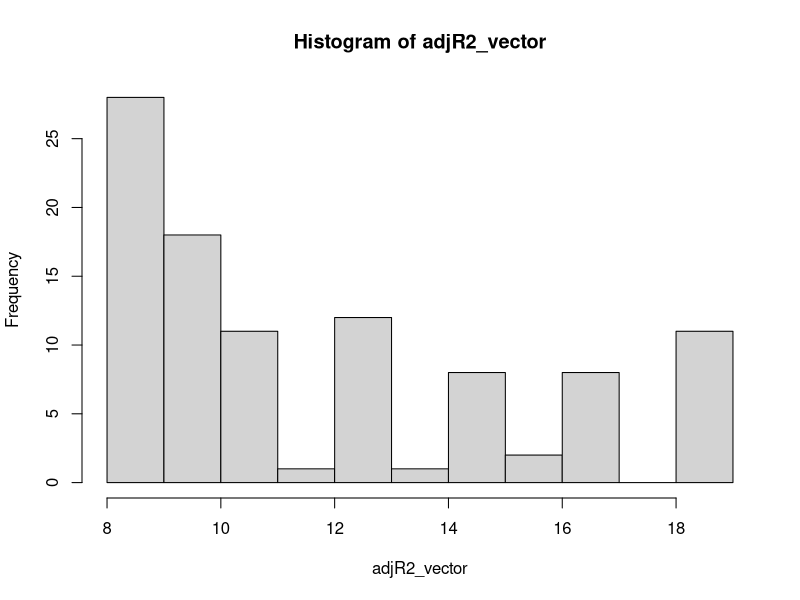
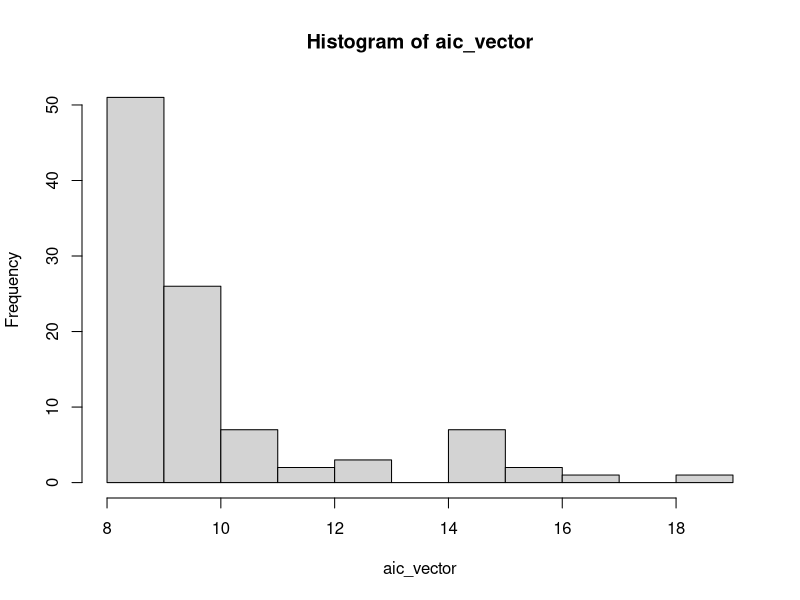
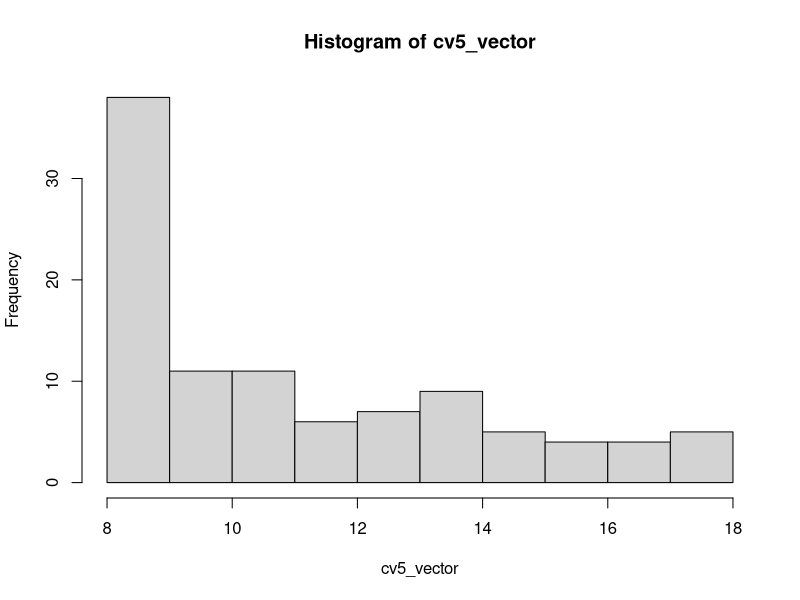
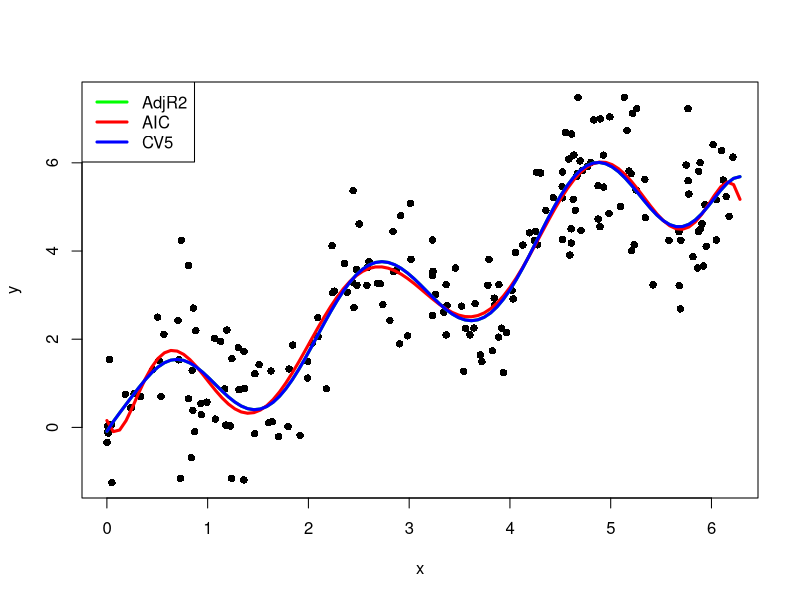
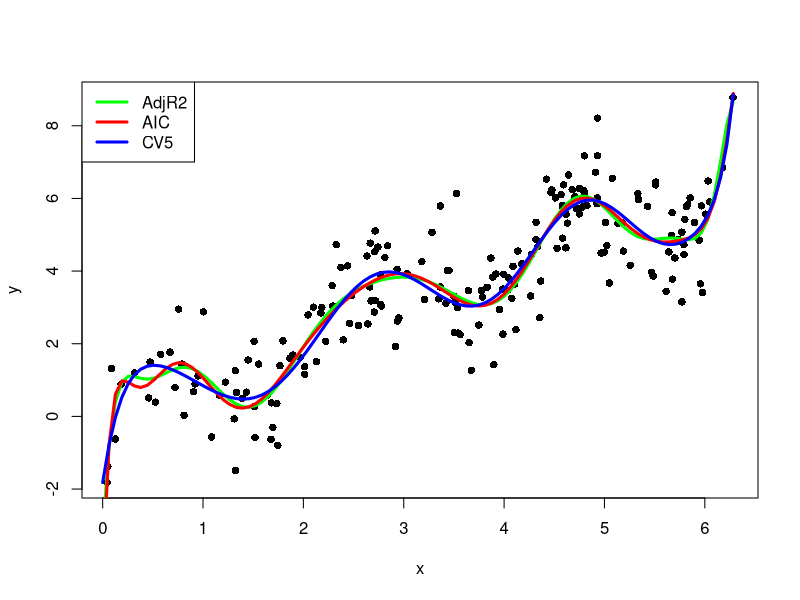
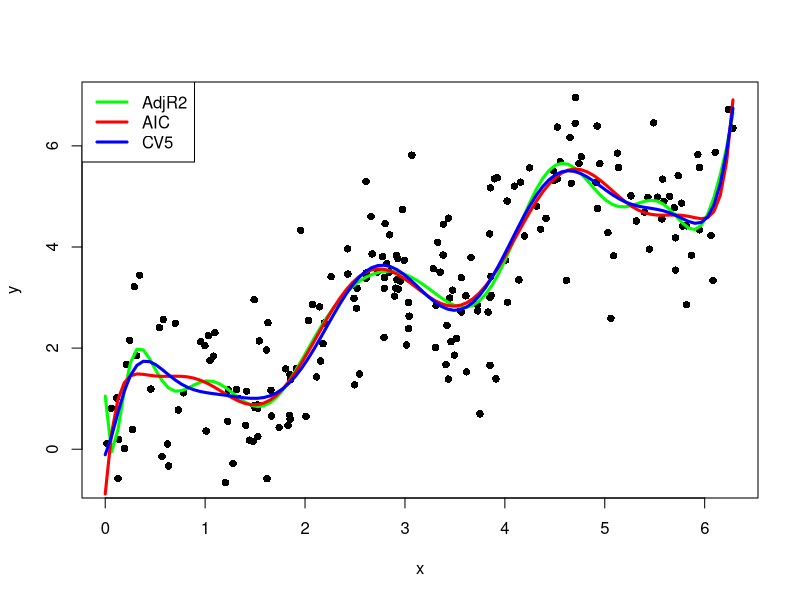

The R script that drew these images, in order:
## ---- chunk 1
knitr::opts_chunk$set(echo = TRUE,warning = FALSE, message = FALSE)
## ---- chunk 2
cv.lm <- function(x,y,k) { 
    if(length(x)==0){
        x <- rep(1,length(y))
    }

    x <- as.data.frame(x)
    y <- as.data.frame(y)
    n <- nrow(x)

    sample_n <- sample(n)
    x_cv <- as.data.frame(x[sample_n,])
    y_cv <- as.data.frame(y[sample_n,])
    folds <- cut(seq(1,n), breaks=k, labels=FALSE) 
    pred_error <- rep(NA,k)
    for(i in 1:k) {
        # Split data into training and validation sets
        x.train <- x_cv[folds != i,]
        y.train <- y_cv[folds != i,]
        x.test <- x_cv[folds == i,]
        y.test <- y_cv[folds == i,]
        
        # Fit a linear regression model on the training data
        fit <- lm(y.train ~ .,data=as.data.frame(x.train))
        
        # Predict the response variable for the validation set
        pred <- predict(fit, as.data.frame(x.test))
        res = (y.test - pred)
        
        # Calculate the root mean squared error of the prediction 
        pred_error[i] <- sqrt(mean(res^2))
    }
    # Return the mean of the root mean squared errors
    return(mean(pred_error))
}
## ---- chunk 3
SequentialSelection <- function(x, y, method) {
    # Set up variables and data structures
    n <- nrow(x)
    p <- ncol(x)
    scores <- vector(mode="numeric", length=p) 
    
    for(i in 1:p) {
        new.model <- lm(y ~ ., data=data.frame(x[,1:i]))
        
        # Calculate the score based on the specified method
        if(method == "AdjR2") {
            scores[i] <- summary(new.model)$adj.r.squared
        } else if(method == "AIC") { 
            scores[i] <- AIC(new.model)
        } else if(method == "CV5") { 
            scores[i] <- cv.lm(x[,1:i], y, 5)
        } 
    }

    if(method == "AdjR2") {
        best_model = which.max(scores)-1
    } else if(method == "AIC") { 
        best_model = which.min(scores)-1
    } else if(method == "CV5") { 
        best_model = which.min(scores)-1
    }
    
    return(best_model)
}
## ---- chunk 4
adjR2_vector = c() 
aic_vector = c() 
cv5_vector = c() 

for (i in 1:100){
    n <- 200
    x <- runif(n, 0, 2*pi)
    y <- rnorm(n, mean = sin(3*x) + x, sd = 1)
    # Set the maximum degree
    max.degree <- 20
    # Generate the orthogonal polynomial basis functions
    x_poly <- data.frame(poly(x, degree = max.degree, raw = TRUE))
    adjR2_vector = c(adjR2_vector,SequentialSelection(x_poly,y,"AdjR2"))
    aic_vector = c(aic_vector,SequentialSelection(x_poly,y,"AIC"))
    cv5_vector = c(cv5_vector,SequentialSelection(x_poly,y,"CV5"))
}
## ---- chunk 5
hist(adjR2_vector)
## ---- chunk 6
hist(aic_vector)
## ---- chunk 7
hist(cv5_vector)
## ---- chunk 8
for (i in c(42,84,241)){ 
    set.seed(i)
    n <- 200
    x <- runif(n, 0, 2*pi)
    y <- rnorm(n, mean = sin(3*x) + x, sd = 1)
    
    # Set the maximum degree
    max.degree <- 20

    # Generate the orthogonal polynomial basis functions
    x_poly <- poly(x, degree = max.degree, raw = TRUE)
    x_poly <- data.frame(model.matrix(~x_poly))
    adjR2_chosen_deg = SequentialSelection(x_poly,y,"AdjR2")
    aic_chosen_deg = SequentialSelection(x_poly,y,"AIC")
    cv5_chosen_deg = SequentialSelection(x_poly,y,"CV5")
    print(cv5_chosen_deg)
    plot(x,y,pch=16)
    fit = lm(y ~ poly(x, adjR2_chosen_deg, raw = TRUE))

    pts = seq(0, 2*pi,len=100)
    val = predict(fit, data.frame(x = pts))
    lines(pts, val, col="green", lwd = 3)
    fit = lm(y ~ poly(x, aic_chosen_deg, raw = TRUE))
    pts = seq(0, 2*pi,len=100)
    val = predict(fit, data.frame(x = pts))
    lines(pts, val, col="red", lwd = 3)
    fit = lm(y ~ poly(x, cv5_chosen_deg, raw = TRUE))
    pts = seq(0, 2*pi,len=100)
    val = predict(fit, data.frame(x = pts))
    lines(pts, val, col="blue", lwd = 3)
    legend('topleft', c('AdjR2','AIC','CV5'), col=c('green','red','blue'), lwd=3)
}
